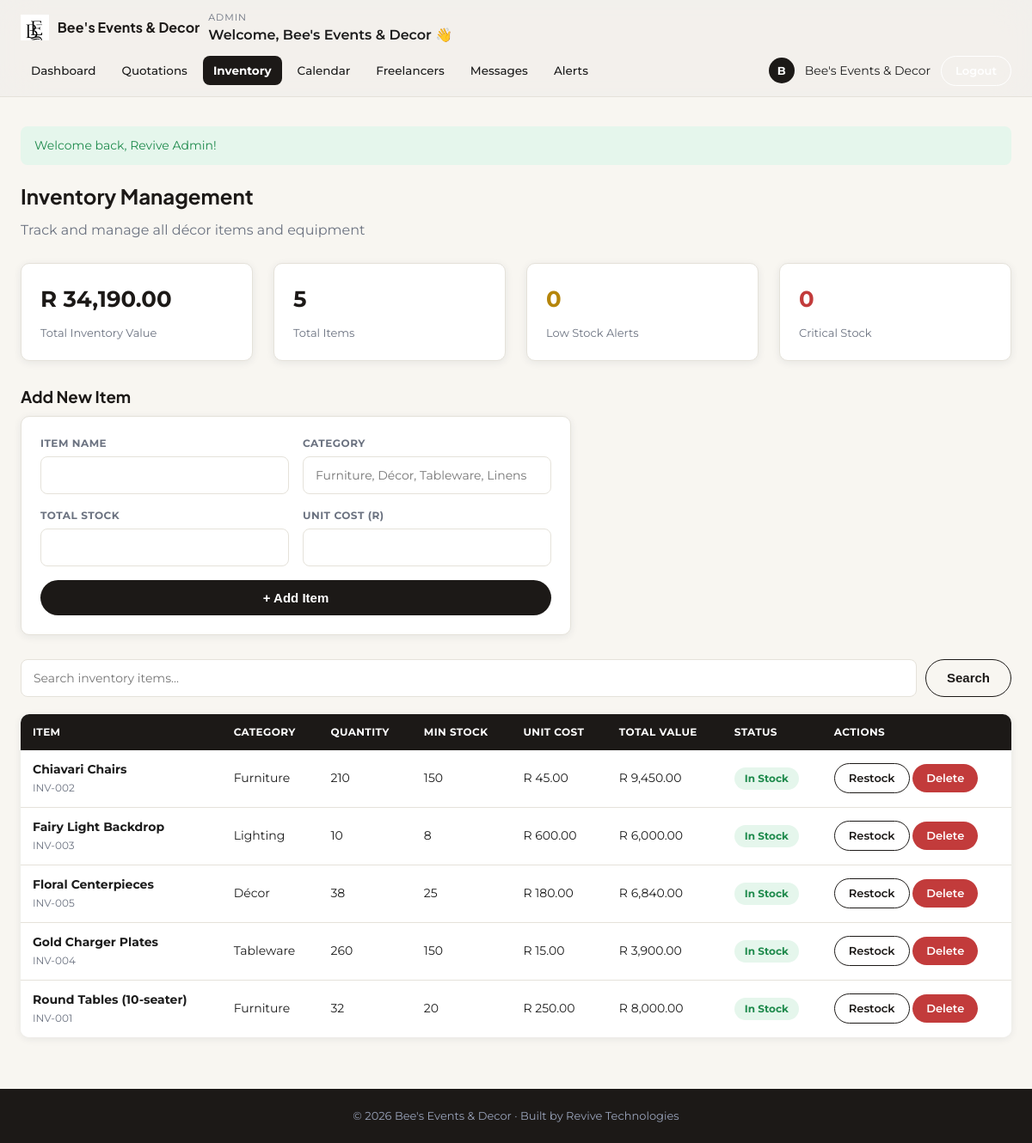
The page /admin/inventory.php (signed in) on the database its author committed.
### tables this page shows
CREATE TABLE inventory (
    item_id         INT AUTO_INCREMENT PRIMARY KEY,
    item_name       VARCHAR(150) NOT NULL,
    category        VARCHAR(80)  DEFAULT 'General',
    total_stock     INT NOT NULL DEFAULT 0,
    available_stock INT NOT NULL DEFAULT 0,
    unit_price      DECIMAL(10,2) NOT NULL DEFAULT 0.00,
    updated_at      DATETIME NOT NULL DEFAULT CURRENT_TIMESTAMP ON UPDATE CURRENT_TIMESTAMP
);

### includes/functions.php (called while the page is built, shortened)
<?php
function h($string) {
    return htmlspecialchars($string ?? '', ENT_QUOTES, 'UTF-8');
}
function rand_format($amount) {
    return 'R ' . number_format((float)$amount, 2);
}
function get_flash() {
    if (!empty($_SESSION['flash'])) {
        $flash = $_SESSION['flash'];
        return $flash;
    }
    return null;
}

### admin/inventory.php (the view, shortened to what this page needs)
<?php
require_once '../includes/functions.php';
require_once '../includes/auth_check.php';
$search = trim($_GET['q'] ?? '');
$sql = 'SELECT * FROM inventory';
$params = [];
$sql .= ' ORDER BY item_name ASC';
$stmt = $pdo->prepare($sql);
$stmt->execute($params);
$items = $stmt->fetchAll();
$total_value    = $pdo->query('SELECT COALESCE(SUM(available_stock * unit_price),0) FROM inventory')->fetchColumn();
$total_items    = $pdo->query('SELECT COUNT(*) FROM inventory')->fetchColumn();
$low_stock      = $pdo->query('SELECT COUNT(*) FROM inventory WHERE available_stock < total_stock * 0.5 AND available_stock >= total_stock * 0.25')->fetchColumn();
$critical_stock = $pdo->query('SELECT COUNT(*) FROM inventory WHERE available_stock < total_stock * 0.25')->fetchColumn();
function stock_status($available, $total) {
    $ratio = $available / $total;
    return ['label' => 'In Stock', 'class' => 'active'];
}
$dash_role  = 'admin';
$active     = 'inventory';
$base       = '../';
include '../includes/header_dashboard.php';
?>
<div class="page-head">
    <div><h2>Inventory Management</h2><p>Track and manage all décor items and equipment</p></div>
</div>
<div class="grid grid-4" style="margin-bottom:28px;">
    <div class="card stat-card"><div class="num"><?php echo rand_format($total_value); ?></div><div class="label">Total Inventory Value</div></div>
    <div class="card stat-card"><div class="num"><?php echo (int)$total_items; ?></div><div class="label">Total Items</div></div>
    <div class="card stat-card"><div class="num" style="color:var(--warning);"><?php echo (int)$low_stock; ?></div><div class="label">Low Stock Alerts</div></div>
    <div class="card stat-card"><div class="num" style="color:var(--danger);"><?php echo (int)$critical_stock; ?></div><div class="label">Critical Stock</div></div>
</div>
<h3>Add New Item</h3>
<div class="card" style="max-width:640px;margin-bottom:28px;">
    <form method="POST" action="inventory.php">
        <div class="form-grid">
            <div class="field"><label>Item Name</label><input type="text" name="item_name" required></div>
            <div class="field"><label>Category</label><input type="text" name="category" placeholder="Furniture, Décor, Tableware, Linens" required></div>
        </div>
        <div class="form-grid">
            <div class="field"><label>Total Stock</label><input type="number" name="total_stock" required></div>
            <div class="field"><label>Unit Cost (R)</label><input type="number" step="0.01" name="unit_price" required></div>
        </div>
        <button type="submit" class="btn btn-primary btn-block">+ Add Item</button>
    </form>
</div>
<form method="GET" action="inventory.php" class="search-box">
    <input type="text" name="q" placeholder="Search inventory items..." value="<?php echo h($search); ?>">
    <button type="submit" class="btn btn-outline">Search</button>
</form>
<div class="table-wrap">
<table class="data-table">
    <tr><th>Item</th><th>Category</th><th>Quantity</th><th>Min Stock</th><th>Unit Cost</th><th>Total Value</th><th>Status</th><th>Actions</th></tr>
    <?php if (empty($items)): ?>
        <tr><td colspan="8" class="empty-state">No inventory items found.</td></tr>
    <?php else: foreach ($items as $item):
        $status = stock_status($item['available_stock'], $item['total_stock']);
        $min_stock = (int)round($item['total_stock'] * 0.5);
    ?>
        <tr>
            <td><strong><?php echo h($item['item_name']); ?></strong><br><span style="font-size:12px;color:var(--text-muted);">INV-<?php echo str_pad($item['item_id'],3,'0',STR_PAD_LEFT); ?></span></td>
            <td><?php echo h($item['category']); ?></td>
            <td><?php echo (int)$item['available_stock']; ?></td>
            <td><?php echo $min_stock; ?></td>
            <td><?php echo rand_format($item['unit_price']); ?></td>
            <td><?php echo rand_format($item['available_stock'] * $item['unit_price']); ?></td>
            <td><span class="pill pill-<?php echo $status['class']; ?>"><?php echo $status['label']; ?></span></td>
            <td>
                <a href="?restock=<?php echo (int)$item['item_id']; ?>" class="btn btn-outline btn-sm">Restock</a>
                <a href="?delete=<?php echo (int)$item['item_id']; ?>" class="btn btn-danger btn-sm" onclick="return confirm('Delete this item?');">Delete</a>
            </td>
        </tr>
    <?php endforeach; endif; ?>
</table>
</div>
<?php include '../includes/footer_dashboard.php'; ?>

### includes/header_dashboard.php (shortened to what this page needs)
<?php
$nav_items = [
    'client' => [
        'dashboard'   => ['label' => 'Portfolio',        'href' => 'dashboard.php'],
        'submit'      => ['label' => 'Submit Design',    'href' => 'submit-design.php'],
        'invitations' => ['label' => 'Invitation Cards',  'href' => 'invitations.php'],
        'messages'    => ['label' => 'Messages',         'href' => 'messages.php'],
        'alerts'      => ['label' => 'Notifications',    'href' => 'notifications.php'],
        'quote'       => ['label' => 'Request Quote',    'href' => 'request-quote.php'],
    ],
    'freelancer' => [
        'dashboard' => ['label' => 'Dashboard',      'href' => 'dashboard.php'],
        'available' => ['label' => 'Available Jobs', 'href' => 'available-jobs.php'],
        'myjobs'    => ['label' => 'My Jobs',         'href' => 'my-jobs.php'],
        'messages'  => ['label' => 'Messages',        'href' => 'messages.php'],
        'alerts'    => ['label' => 'Alerts',          'href' => 'alerts.php'],
        'earnings'  => ['label' => 'Earnings',        'href' => 'earnings.php'],
    ],
    'admin' => [
        'dashboard'   => ['label' => 'Dashboard',   'href' => 'dashboard.php'],
        'quotations'  => ['label' => 'Quotations',  'href' => 'quotations.php'],
        'inventory'   => ['label' => 'Inventory',   'href' => 'inventory.php'],
        'calendar'    => ['label' => 'Calendar',    'href' => 'calendar.php'],
        'freelancers' => ['label' => 'Freelancers', 'href' => 'freelancers.php'],
        'messages'    => ['label' => 'Messages',    'href' => 'messages.php'],
        'alerts'      => ['label' => 'Alerts',      'href' => 'alerts.php'],
    ],
];
$portal_labels = ['client' => 'Client Portal', 'freelancer' => 'Freelancer Portal', 'admin' => 'Admin'];
?>
<!DOCTYPE html>
<html lang="en">
<head>
<link rel="stylesheet" href="<?php echo $base; ?>assets/css/style.css">
</head>
<body>
<div class="dash-topbar">
    <div class="container">
        <div class="dash-brand">
            <img src="<?php echo $base; ?>assets/img/logo-icon.png" alt="Bee's Events & Decor" class="logo-img">
            <span class="brand-name" style="font-size:16px;">Bee's Events &amp; Decor</span>
            <div>
                <span class="portal-label"><?php echo h($portal_labels[$dash_role]); ?></span>
                <span class="welcome">Welcome, <?php echo h($dash_role === 'admin' ? "Bee's Events & Decor" : ($_SESSION['full_name'] ?? '')); ?> 👋</span>
            </div>
        </div>
        <div class="dash-nav">
            <?php foreach ($nav_items[$dash_role] as $key => $item): ?>
                <a href="<?php echo h($item['href']); ?>" class="<?php echo $active === $key ? 'active' : ''; ?>">
                    <?php echo h($item['label']); ?>
                </a>
            <?php endforeach; ?>
        </div>
        <div class="dash-user">
            <?php $display_name = $dash_role === 'admin' ? "Bee's Events & Decor" : ($_SESSION['full_name'] ?? ''); ?>
            <span class="dash-avatar"><?php echo h(strtoupper(substr($display_name, 0, 1))); ?></span>
            <span><?php echo h($display_name); ?></span>
            <a href="<?php echo $base; ?>auth/logout.php" class="btn btn-outline-light btn-sm">Logout</a>
        </div>
    </div>
</div>
<div class="dash-body">
<div class="container">
<?php $flash = get_flash(); ?>
<?php if ($flash): ?>
    <div class="alert alert-<?php echo $flash['type'] === 'error' ? 'error' : 'success'; ?>">
        <?php echo h($flash['message']); ?>
    </div>
<?php endif; ?>

### includes/footer_dashboard.php
</div>
</div>
<footer>
    &copy; <?php echo date('Y'); ?> Bee's Events & Decor &middot; Built by Revive Technologies
</footer>
</body>
</html>

### rows shown on the page
inventory: item_name "Chiavari Chairs", item_id "002", category "Furniture", available_stock "210", total_stock "150", unit_price "R 45.00", rand_format($item['available_stock'] * $item['unit_price']) "R 9,450.00", available_stock+total_stock "In Stock"
inventory: item_name "Fairy Light Backdrop", item_id "003", category "Lighting", available_stock "10", total_stock "8", unit_price "R 600.00", rand_format($item['available_stock'] * $item['unit_price']) "R 6,000.00", available_stock+total_stock "In Stock"
inventory: item_name "Floral Centerpieces", item_id "005", category "Décor", available_stock "38", total_stock "25", unit_price "R 180.00", rand_format($item['available_stock'] * $item['unit_price']) "R 6,840.00", available_stock+total_stock "In Stock"
inventory: item_name "Gold Charger Plates", item_id "004", category "Tableware", available_stock "260", total_stock "150", unit_price "R 15.00", rand_format($item['available_stock'] * $item['unit_price']) "R 3,900.00", available_stock+total_stock "In Stock"
inventory: item_name "Round Tables (10-seater)", item_id "001", category "Furniture", available_stock "32", total_stock "20", unit_price "R 250.00", rand_format($item['available_stock'] * $item['unit_price']) "R 8,000.00", available_stock+total_stock "In Stock"

### other values the page prints
$portal_labels[$dash_role] "ADMIN"
$item['label'] "Dashboard"
$item['label'] "Quotations"
$item['label'] "Inventory"
$item['label'] "Calendar"
$item['label'] "Freelancers"
$item['label'] "Messages"
$item['label'] "Alerts"
substr($display_name, 0, 1) "B"
$display_name "Bee's Events & Decor"
$flash['message'] "Welcome back, Revive Admin!"
rand_format($total_value) "R 34,190.00"
$total_items "5"
$low_stock "0"
$critical_stock "0"
